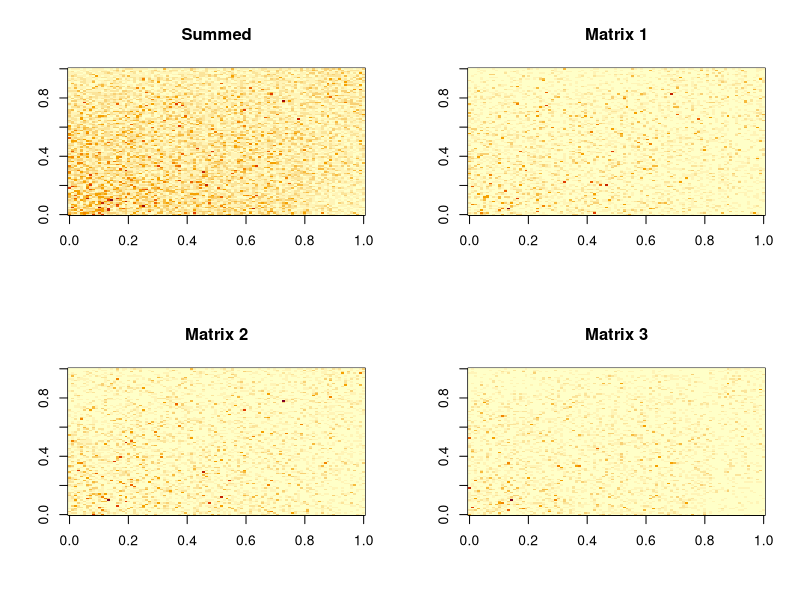
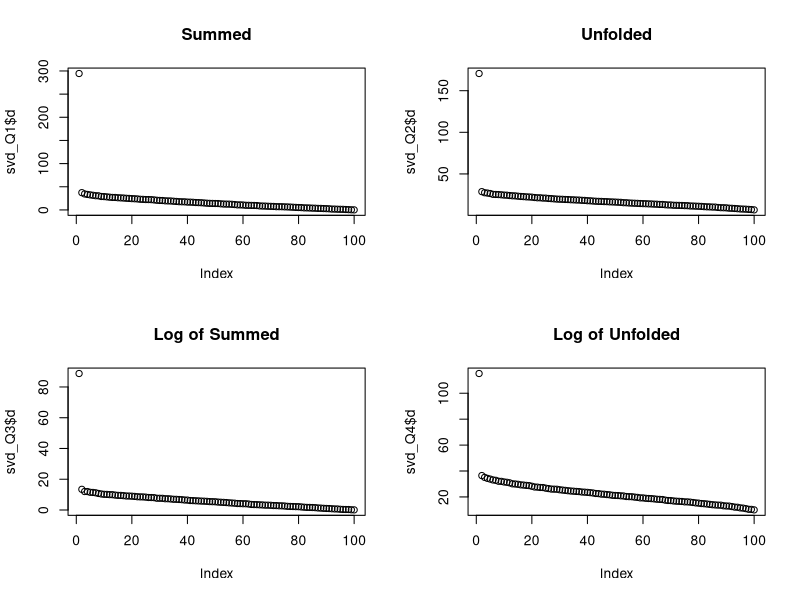
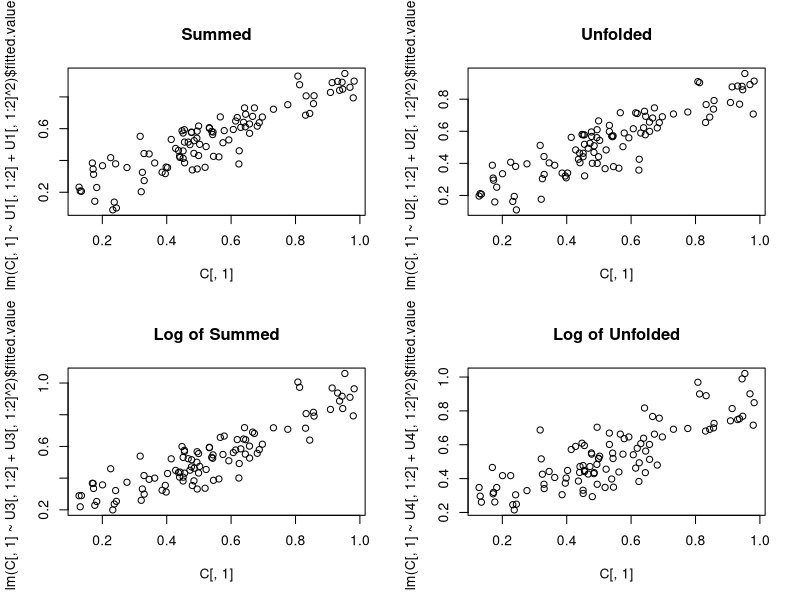
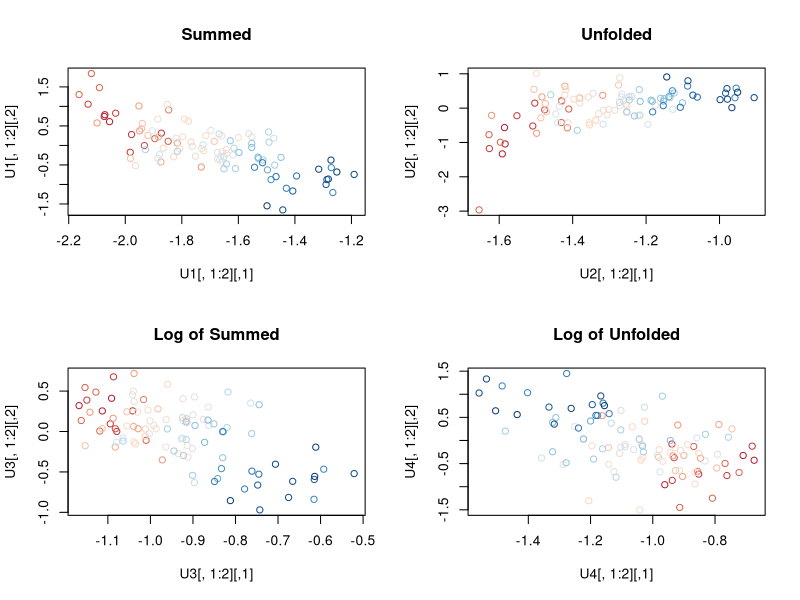

R code for these plots, in order:
## ---- chunk 1
r1=r2=r3=r4=vector(length=100)
for(i in 1:100){
  set.seed(i)
  n <- 100  
  d=5
  
  B=matrix(c(1,0.5,0.5,2),nrow=2)
  #C=cbind(c(rep(1,50),rep(0,50)),
  #        c(rep(0,50),rep(1,50)))
  #class=apply(C,1,function(x)which(x==1))
  C=matrix(runif(n*2),ncol=2,nrow=n)
  C=C/rowSums(C)
  C=C[order(C[,1]),]
  P=C %*% B %*% t(C)         
  
  A1=matrix(rexp(n*n,1/P),ncol=n,nrow=n)
  A2=matrix(rexp(n*n,1/P),ncol=n,nrow=n)
  A3=matrix(rexp(n*n,1/P),ncol=n,nrow=n)
  
  Q1 <- A1 + A2 + A3
  Q2 <- cbind(A1, A2, A3)
  
  svd_Q1 <- svd(Q1)
  svd_Q2 <- svd(Q2)
  svd_Q3 <- svd(log(Q1))
  svd_Q4 <- svd(log(Q2))
  U1 <- svd_Q1$u %*% diag(sqrt(svd_Q1$d))
  U2 <- svd_Q2$u %*% diag(sqrt(svd_Q2$d))
  U3 <- svd_Q3$u %*% diag(sqrt(svd_Q3$d))
  U4 <- svd_Q4$u %*% diag(sqrt(svd_Q4$d))
  r1[i]=summary(lm(C[,1]~poly(U1[,1:d],1)))$r.squared
  r2[i]=summary(lm(C[,1]~poly(U2[,1:d],1)))$r.squared
  r3[i]=summary(lm(C[,1]~poly(U3[,1:d],1)))$r.squared
  r4[i]=summary(lm(C[,1]~poly(U4[,1:d],1)))$r.squared

}
print(rbind(c(mean(r1),mean(r2),mean(r3),mean(r4))))
## ---- chunk 2
par(mfrow=c(2,2))
image(Q1,main="Summed")
image(A1,main="Matrix 1")
image(A2,main="Matrix 2")
image(A3,main="Matrix 3")
## ---- chunk 3
par(mfrow=c(2,2))
plot(svd_Q1$d,main="Summed")
plot(svd_Q2$d,main="Unfolded")
plot(svd_Q3$d,main="Log of Summed")
plot(svd_Q4$d,main="Log of Unfolded")
## ---- chunk 4
# Load RColorBrewer
library(RColorBrewer)
# Classic palette BuPu, with 4 colors
coul <- brewer.pal(10, "RdBu") 
# Add more colors to this palette :
coul <- colorRampPalette(coul)(100)
numToCol=function(x){
  coul[round(x*100)]
}
## ---- chunk 5
## NB these are expected to show the same clusters and be "similar" up to ORTHONORMAL ROTATION i.e. flipping is allowed
par(mfrow=c(2,2))
plot(C[,1],lm(C[,1]~U1[,1:2]+U1[,1:2]^2)$fitted.values,main="Summed")
plot(C[,1],lm(C[,1]~U2[,1:2]+U2[,1:2]^2)$fitted.values,main="Unfolded")
plot(C[,1],lm(C[,1]~U3[,1:2]+U3[,1:2]^2)$fitted.values,main="Log of Summed")
plot(C[,1],lm(C[,1]~U4[,1:2]+U4[,1:2]^2)$fitted.values,main="Log of Unfolded")
## ---- chunk 6
## NB these are expected to show the same clusters and be "similar" up to ORTHONORMAL ROTATION i.e. flipping is allowed
par(mfrow=c(2,2))
plot(U1[,1:2],col=numToCol(C[,1]),main="Summed")
plot(U2[,1:2],col=numToCol(C[,1]),main="Unfolded")
plot(U3[,1:2],col=numToCol(C[,1]),main="Log of Summed")
plot(U4[,1:2],col=numToCol(C[,1]),main="Log of Unfolded")
